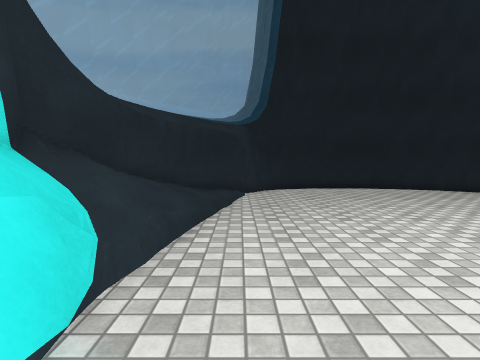
[1] (above)

16 first-person views from a walk through a scene from a Unity 3-D project. The camera is 1.3 m above the floor, tilts 4° down and sees 80° across. The floor is counted in squares, 0.7 m on a side. Each view is taken from the middle of a square. On the plan, view 1 faces up. The plan holds only what a view shows up to about 16 squares ahead; the rest is blank. The place goes on beyond the plan. The player is left out. Surface patterns are stand-ins for the level's own textures.

[2]
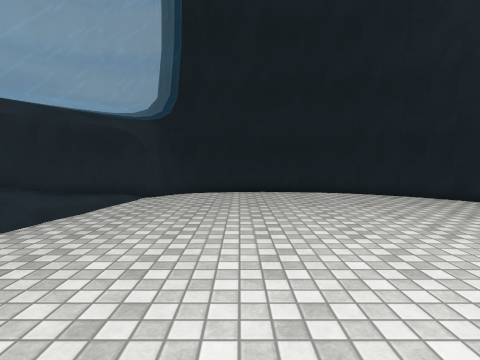

[3]
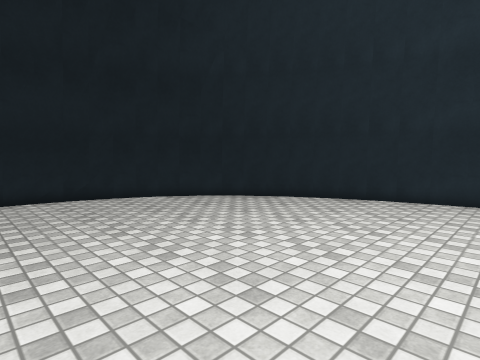

[4]
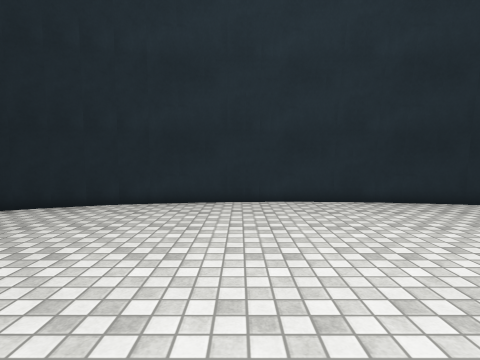

[5]
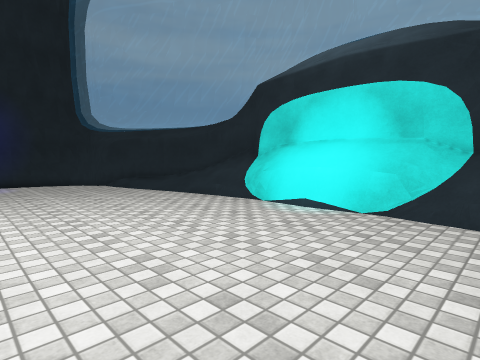

[6]
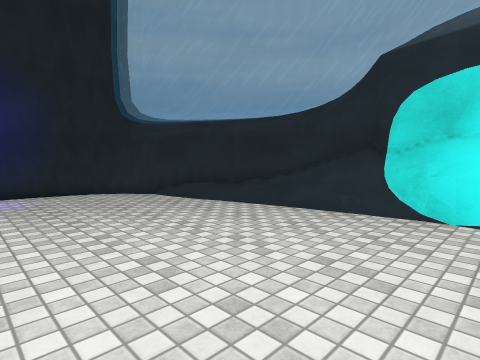

[7]
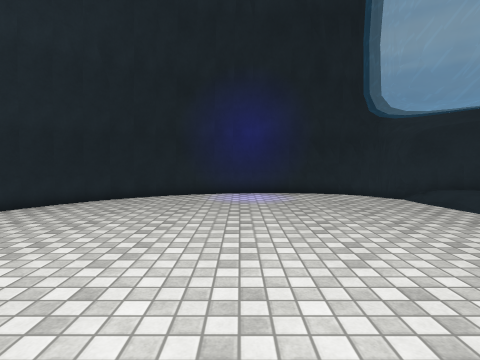

[8]
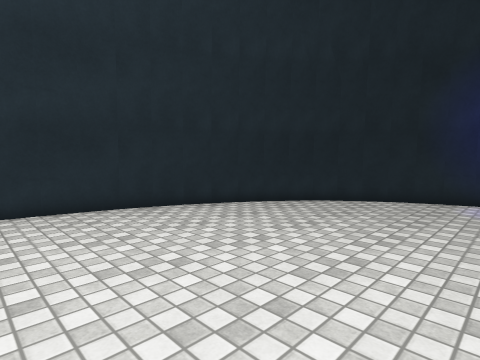

[9]
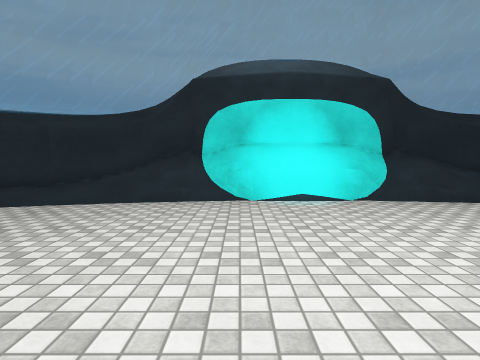

[10]
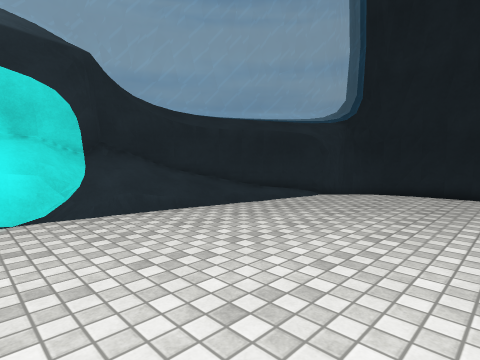

[11]
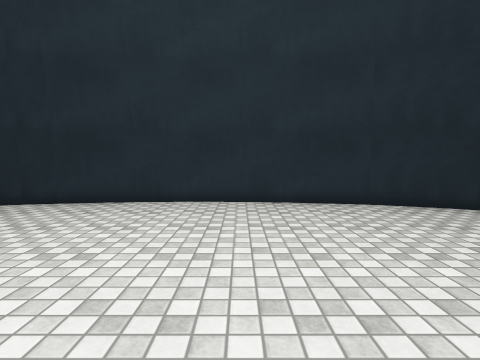

[12]
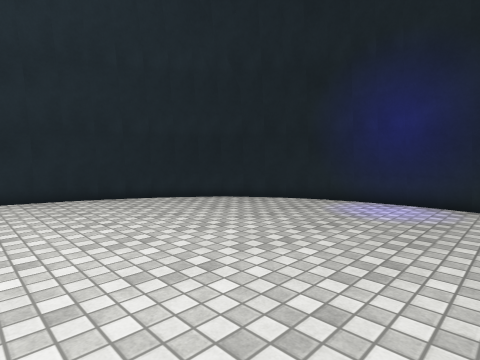

[13]
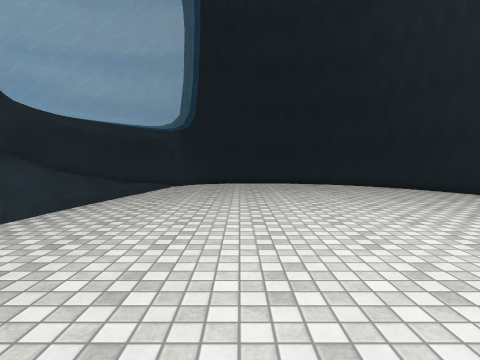

[14]
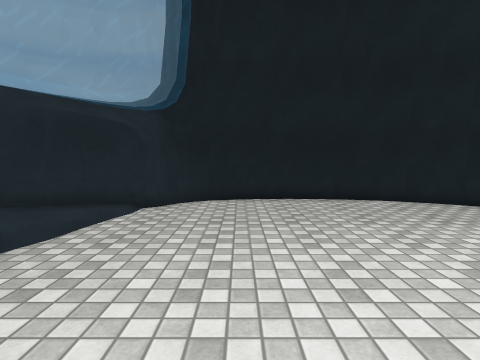

[15]
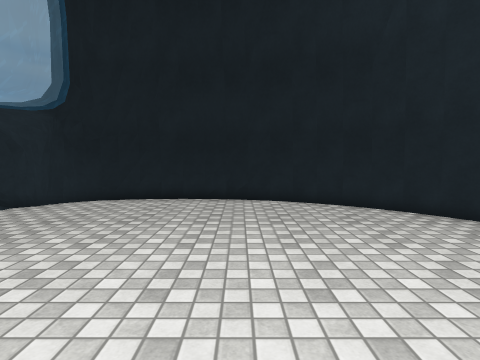

[16]
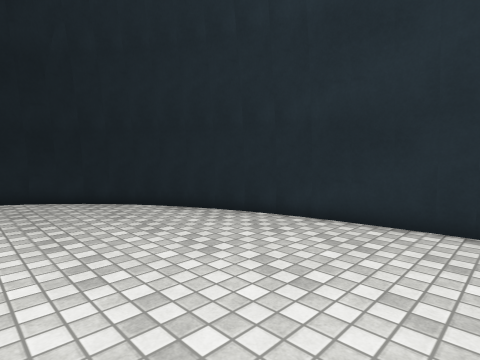

### Floor plan
Key: @ floor where view 1 was taken; # wall or solid block; x gap in a wall; . main floor; : floor 0.25 m higher than the main floor; + floor 0.75 m higher than the main floor; * floor 1 m higher than the main floor; % floor 1.25 m higher than the main floor; / step, stairs or slope; = window, fence, low wall or low ledge; ^ raised ledge.
Columns run from 5 left of view 1 to 20 right of it. Each row starts with its distance up from view 1.
 18       ############
 17      ##..........###
 16     ##.............##
 15    ##/..............##
 14    #:/...............##
 13   ##:.................#
 12   #/:.................##
 11  ##/#..................#
 10  #// ..................##
  9  #// ...................#
  8 ^//=....................#
  7 #//=....................#
  6 #//=....................#
  5 #/##....................##
  4 ##==.....................#
  3 ###=.....................#
  2 #=#=.....................#
  1 #=#=.....................#
  0 #=#=.@...................#
 -1 ###=.......... ..........#
 -2 ##==.......... ..........#
 -3 ##==.......... ..........#
 -4 # +x....................##
 -5 #%*=....................#
 -6 ##*=....................#
 -7  ##=....................#
 -8  #   ..................##
 -9  ##  ..................#
-10      .................##
-11      .................#
-12     #................##
-13     #:..............##
-14     ##.............##
-15      ##...........##
-16      ###.......####
-17        #########

Where each view was taken, in squares from view 1:
view 1: 0 up, 0 right, facing up
view 2: 2 up, 5 right, facing up
view 3: 4 up, 5 right, facing up-right
view 4: 3 up, 7 right, facing right
view 5: 7 up, 8 right, facing down-left
view 6: 0 up, 8 right, facing down-left
view 7: 1 down, 8 right, facing down
view 8: 2 down, 8 right, facing down-right
view 9: 2 down, 11 right, facing left
view 10: 2 up, 8 right, facing up-left
view 11: 1 down, 7 right, facing right
view 12: 4 down, 4 right, facing down-right
view 13: 4 down, 5 right, facing up
view 14: 5 up, 4 right, facing up
view 15: 5 up, 9 right, facing up
view 16: 2 up, 11 right, facing up-right
